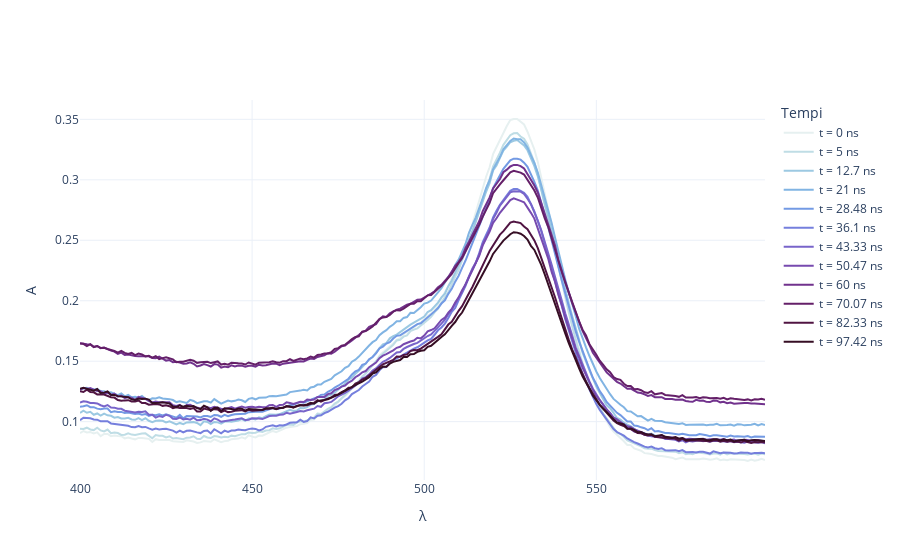

Source (notebook cell):
### Markdown cell above
# Fit parabolici

<h3> Dati iniziali

### Code cell
colors = px.colors.sample_colorscale('Dense', [i / 11 for i in range(12)])
fig = go.Figure()

for idx, (key, df) in enumerate(data.items()):
    fig.add_trace(go.Scatter(x = df['λ'], y = df['A'], mode = 'lines', name = f't = {key} ns', 
                             line = dict(color = colors[idx])))

    # error_y=dict( 
    #     type='data', 
    #     array = sigmay, 
    #     color = colors[2 * i],
    #     thickness = 1.5, 
    #     width = 3, 
	# 	)

fig.update_layout(
    xaxis_title='λ',
    yaxis_title='A',
    legend_title='Tempi',
    template = 'plotly_white'
)

fig.show()

### Figure 1 — Plotly figure (JSON) as saved in the notebook; plotly's stock layout.template omitted (floating-point values rounded to 4 significant figures; data arrays with more than 128 entries replaced by an {"elided": "..."} marker saying what was removed)
{"data": [{"line": {"color": "rgb(230, 240, 240)"}, "mode": "lines", "name": "t = 0 ns", "type": "scatter", "x": {"elided": "200 int values"}, "y": {"elided": "200 float values"}}, {"line": {"color": "rgb(191, 221, 229)"}, "mode": "lines", "name": "t = 5 ns", "type": "scatter", "x": {"elided": "200 int values"}, "y": {"elided": "200 float values"}}, {"line": {"color": "rgb(156, 201, 226)"}, "mode": "lines", "name": "t = 12.7 ns", "type": "scatter", "x": {"elided": "200 int values"}, "y": {"elided": "200 float values"}}, {"line": {"color": "rgb(129, 180, 227)"}, "mode": "lines", "name": "t = 21 ns", "type": "scatter", "x": {"elided": "200 int values"}, "y": {"elided": "200 float values"}}, {"line": {"color": "rgb(115, 154, 228)"}, "mode": "lines", "name": "t = 28.48 ns", "type": "scatter", "x": {"elided": "200 int values"}, "y": {"elided": "200 float values"}}, {"line": {"color": "rgb(117, 127, 221)"}, "mode": "lines", "name": "t = 36.1 ns", "type": "scatter", "x": {"elided": "200 int values"}, "y": {"elided": "200 float values"}}, {"line": {"color": "rgb(120, 100, 202)"}, "mode": "lines", "name": "t = 43.33 ns", "type": "scatter", "x": {"elided": "200 int values"}, "y": {"elided": "200 float values"}}, {"line": {"color": "rgb(119, 74, 175)"}, "mode": "lines", "name": "t = 50.47 ns", "type": "scatter", "x": {"elided": "200 int values"}, "y": {"elided": "200 float values"}}, {"line": {"color": "rgb(113, 50, 141)"}, "mode": "lines", "name": "t = 60 ns", "type": "scatter", "x": {"elided": "200 int values"}, "y": {"elided": "200 float values"}}, {"line": {"color": "rgb(100, 31, 104)"}, "mode": "lines", "name": "t = 70.07 ns", "type": "scatter", "x": {"elided": "200 int values"}, "y": {"elided": "200 float values"}}, {"line": {"color": "rgb(80, 20, 66)"}, "mode": "lines", "name": "t = 82.33 ns", "type": "scatter", "x": {"elided": "200 int values"}, "y": {"elided": "200 float values"}}, {"line": {"color": "rgb(54, 14, 36)"}, "mode": "lines", "name": "t = 97.42 ns", "type": "scatter", "x": {"elided": "200 int values"}, "y": {"elided": "200 float values"}}], "layout": {"legend": {"title": {"text": "Tempi"}}, "xaxis": {"title": {"text": "λ"}}, "yaxis": {"title": {"text": "A"}}}}
